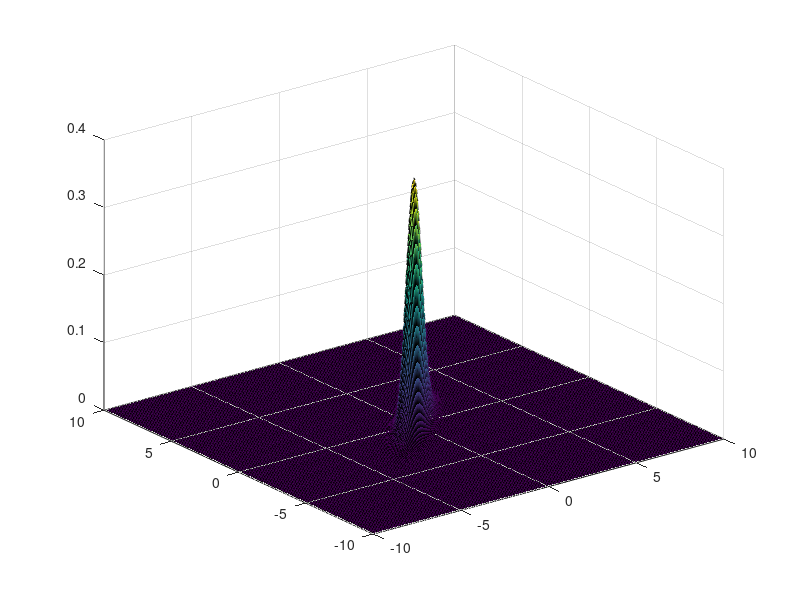
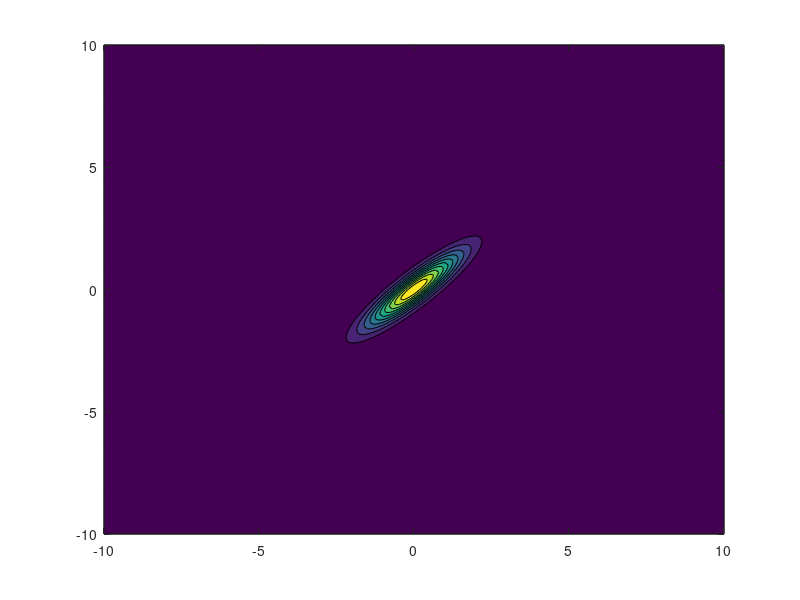

Reproduce these figures in MATLAB, in order. (Note: this script raises an error after producing the figures.)
clc;
close all;
[x ,y] = meshgrid(-10:0.1:10, -10:0.1:10);
r = 0.9;
z = 1/2/pi/sqrt(1-r^2) * exp( - (x.^2 + y.^2 - 2 *r.*x.*y)./(2*(1-r^2)) );

figure,
surf(x, y, z)

figure, 
contourf(x,y,z)

clear;
syms r x y;
int(1/2/pi/sqrt(1-r^2) * exp( - (x^2 + y^2 - 2 *r*x*y)/(2*(1-r^2)) ), x)
